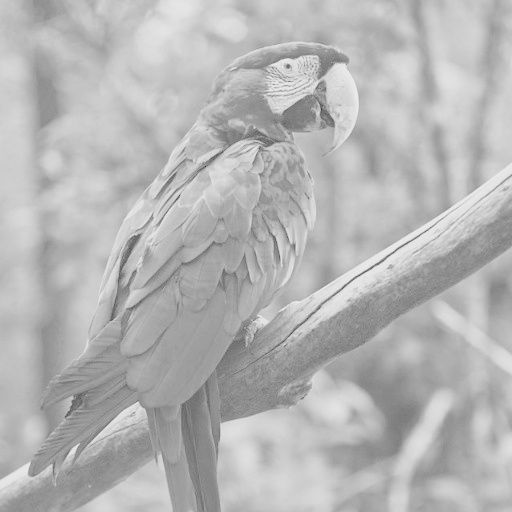
#> input picture images/arara.jpg, 512 x 512 px
$ python 11796472.py
#> lines starting #> are read from the running program, lines starting #| are printed output that depends on the picture; after the words box and inside, x2 and y2 are one past the last pixel; in counts of white or black regions, pixels touching at a corner belong together
# Assignment 2: Color & Segmentation & Morphology

# Name: Lucas Keiti Anbo Mihara
# NUSP: 11796472
# Course: SCC0251
# Semester: 2024/1

import numpy as np
import imageio.v3 as imageio
from skimage import morphology

def to_gray_scale(image: np.ndarray) -> np.ndarray:
    if len(image.shape) <= 2:
        return image #Se for RGB converte para Gray, senão apenas mantém
    return np.dot(image, [0.2989, 0.5870, 0.1140]).astype(np.int64)


def filter_gaussian(P, Q):
    s1 = P
    s2 = Q

    D = np.zeros([P, Q])  # Compute Distances
    for u in range(P):
        for v in range(Q):
            x = (u-(P/2))**2/(2*s1**2) + (v-(Q/2))**2/(2*s2**2)
            D[u, v] = np.exp(-x)
    return D

def map_value_to_color(value, min_val, max_val, colormap):
    # Scale the value to the range [0, len(colormap) - 1]
    scaled_value = (value - min_val) / (max_val - min_val) * (len(colormap) - 1)
    # Determine the two closest colors in the colormap
    idx1 = int(scaled_value)
    idx2 = min(idx1 + 1, len(colormap) - 1)
    # Interpolate between the two colors based on the fractional part
    frac = scaled_value - idx1
    color = [
        (1 - frac) * colormap[idx1][0] + frac * colormap[idx2][0],
        (1 - frac) * colormap[idx1][1] + frac * colormap[idx2][1],
        (1 - frac) * colormap[idx1][2] + frac * colormap[idx2][2]
    ]
    return color

def create_heatmap(N, M):
    heatmap_colors = [
        [1, 0, 1],   # Pink
        [0, 0, 1],   # Blue
        [0, 1, 0],   # Green
        [1, 1, 0],   # Yellow
        [1, 0, 0]    # Red
    ]

    color_distribution = filter_gaussian(M, N)
    min_val = np.min(np.array(color_distribution))
    max_val = np.max(np.array(color_distribution))
    heatmap_image = np.zeros([M, N, 3]) #Imagem RGB vazia
    for i in range(M):
        for j in range(N):
            heatmap_image[i, j] = map_value_to_color(color_distribution[i, j], min_val, max_val, heatmap_colors)
    return heatmap_image

def erosion(image):
    structure = morphology.square(3)
    return morphology.binary_erosion(image, structure) * 255

def dilation(image):
    structure = morphology.square(3)
    return morphology.binary_dilation(image, structure) * 255

def thresholding(f, L):
    # create a new image with zeros
    f_tr = np.ones(f.shape).astype(np.uint8)
    # setting to 0 the pixels below the threshold
    f_tr[np.where(f < L)] = 0
    return f_tr

def otsu_thresholding(image):
    # Convert the image to grayscale if it's not already
    if len(image.shape) == 3:
        gray = np.mean(image, axis=2, dtype=np.uint8)
    else:
        gray = np.copy(image)

    # Calculate histogram
    hist, _ = np.histogram(gray, bins=np.arange(256))

    # Normalize histogram
    hist_norm = hist.astype(np.float32) / np.sum(hist)

    # Initialization
    threshold = 0
    max_var = 0

    # Compute inter-class variance for all possible thresholds
    for t in range(1, 255):
        # Background probabilities and means
        w0 = np.sum(hist_norm[:t])
        w1 = 1 - w0
        if w0 == 0 or w1 == 0:
            continue
        u0 = np.sum(np.arange(t) * hist_norm[:t]) / w0
        u1 = np.sum(np.arange(t, 255) * hist_norm[t:]) / w1

        # Compute inter-class variance
        var = w0 * w1 * (u0 - u1) ** 2

        # Update threshold if variance is larger
        if var > max_var:
            max_var = var
            threshold = t

    # Apply thresholding
    thresholded = (gray > threshold) * 255

    return thresholded.astype(np.uint8)

def read_image(image_name):
    return imageio.imread(f"{image_name}")

def rms_error(img, out):
    M,N = img.shape
    error = ((1/(M*N))*np.sum((img-out)**2))**(1/2)
    return error

def color_rms_error(img, out):
    return np.round(np.average([rms_error(img[:,:,0], out[:,:,0]), rms_error(img[:,:,1], out[:,:,1]), rms_error(img[:,:,2], out[:,:,1])]), 4)

def get_images():
    base_image_name = input().rstrip()
    reference_image_name = input().rstrip()

    base_image = read_image(base_image_name)
    reference_image = read_image(reference_image_name)

    return base_image, reference_image

def get_indexes():
    indexes_input = input().rstrip()
    return indexes_input.split(' ')

def apply_commands(image, indexes):
    for index in indexes:
        match index:
            case '1':
                image = erosion(image)
            case '2':
                image = dilation(image)
    return image

def to_rgb(image):
    h, w = image.shape
    rgb_image = np.empty((h, w, 3), dtype=np.uint8)
    rgb_image[:, :, 0] = image
    rgb_image[:, :, 1] = image
    rgb_image[:, :, 2] = image

    return rgb_image

def normalize(image):
    return (image - np.min(image)) * (255 / (np.max(image) - np.min(image)))

def apply_colored_mask(base_image, mask):
    heatmap = create_heatmap(base_image.shape[0], base_image.shape[1])
    result_image = np.zeros((base_image.shape[0], base_image.shape[1], 3))
    for i in range(base_image.shape[0]):
        for j in range(base_image.shape[1]):
            if mask[i][j] == 255:
                result_image[i][j][0] = 1
                result_image[i][j][1] = 1
                result_image[i][j][2] = 1
            else:
                result_image[i][j] = heatmap[i][j]
    return normalize(result_image).astype(np.uint8)

def combine_mask(base_image, colored_mask, alpha):
    return ((1 - alpha) * to_rgb(base_image) + alpha * colored_mask).astype(np.uint8)

def main():
    base_image, reference_image = get_images()
#> the answer given: ../images/arara.jpg
#> the answer given: ../images/board.jpg
#> in read_image, returned value is the input picture: shape (512, 512); min 46, max 239, mean 181
#> call 2 of read_image, with image_name = '../images/board.jpg'
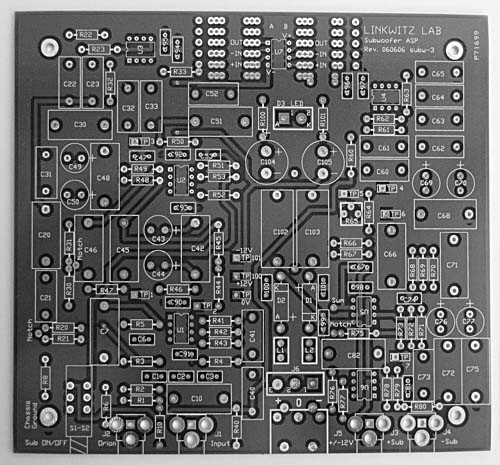
#> input picture images/board.jpg, 500 x 465 px
#> in read_image, returned value is the input picture: shape (465, 500); min 0, max 255, mean 105.9
    indexes = get_indexes()

    base_image = to_gray_scale(base_image)
    mask = otsu_thresholding(base_image)
#> in otsu_thresholding, `hist, _ = np.histogram(gray, bins=np.arange(256))`: hist = 255 values, max 5831 at index 186, min 0 at index 0, mean 1028
#> in otsu_thresholding, `hist_norm = hist.astype(np.float32) / np.sum(hist)`: hist_norm = 255 values, max 0.0222 at index 186, min 0 at index 0, mean 0.00392
#> the loop in otsu_thresholding, `for t in range(1, 255):` made 254 passes
#> (w0, w1, u0, u1, var, max_var) on passes 47, 48, 68, 72, 77, 79, 80, 81, 83, 84, 85, 86: (3.81e-06, 1, 46, 181, 0.0695, 0.0695), (7.63e-06, 1, 46.5, 181, 0.138, 0.138), (1.14e-05, 1, 53.33, 181, 0.186, 0.186), (1.53e-05, 1, 57.75, 181, 0.232, 0.232), (2.29e-05, 1, 63.83, 181, 0.314, 0.314), (3.43e-05, 1, 68.56, 181, 0.434, 0.434), (4.2e-05, 1, 70.45, 181, 0.512, 0.512), (4.96e-05, 1, 71.92, 181, 0.59, 0.59), (5.34e-05, 1, 72.64, 181, 0.627, 0.627), (6.1e-05, 1, 73.94, 181, 0.699, 0.699), (7.25e-05, 1, 75.53, 181, 0.806, 0.806), (7.63e-05, 1, 76, 181, 0.841, 0.841)
#> (w0, w1) on passes 1 to 6: (0, 1), (0, 1), (0, 1), (0, 1), (0, 1), (0, 1)
#> after the loop in otsu_thresholding, `for t in range(1, 255):`: max_var = 407.1; threshold = 177
#> in otsu_thresholding, `thresholded = (gray > threshold) * 255`:
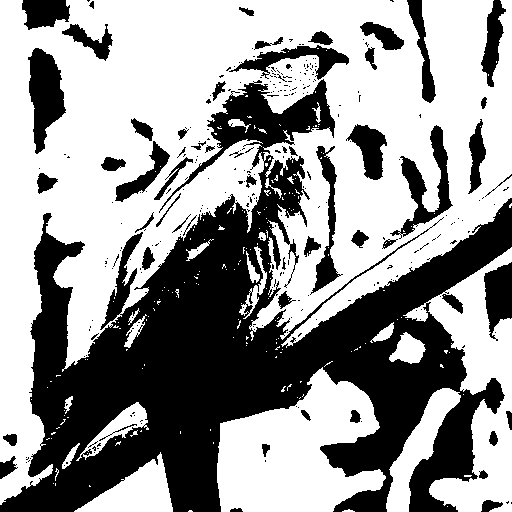
#> thresholded: shape (512, 512) int64; 59.4% white; 296 black regions (240 under 20 px), largest, box (x1, y1, x2, y2) and area: (0, 79, 512, 512) 85390, (28, 48, 66, 154) 2409, (390, 125, 453, 239) 2035
    mask = apply_commands(mask, indexes)
    colored_mask = apply_colored_mask(base_image, mask)
#> after the loop in apply_colored_mask, `for i in range(base_image.shape[0]):`:
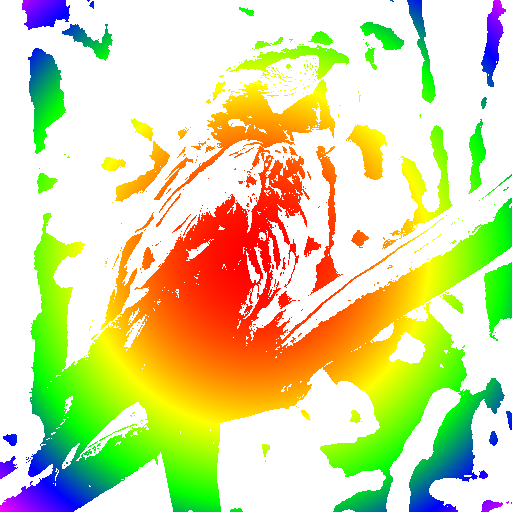
#> result_image: shape (512, 512, 3) float64; mean of channels 0, 1, 2 0.856, 0.861, 0.635; drawn as R, G, B
    final_image = combine_mask(base_image, colored_mask, 0.3)
#> in to_rgb, `rgb_image[:, :, 0] = image`:
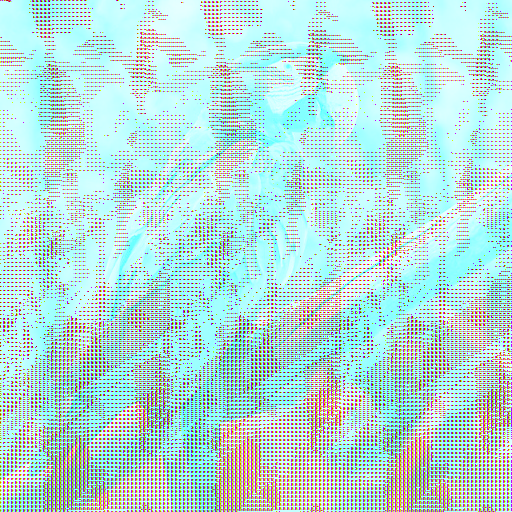
#> rgb_image: shape (512, 512, 3); mean of channels 0, 1, 2 181, 218.3, 218.3; drawn as R, G, B
#> in to_rgb, `rgb_image[:, :, 1] = image`:
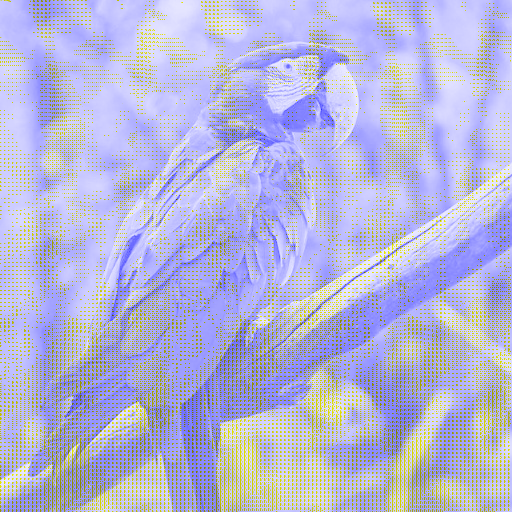
#> rgb_image: shape (512, 512, 3); mean of channels 0, 1, 2 181, 181, 218.3; drawn as R, G, B
#> in combine_mask, `return ((1 - alpha) * to_rgb(base_image) + alpha * colored_mask).astyp..`:
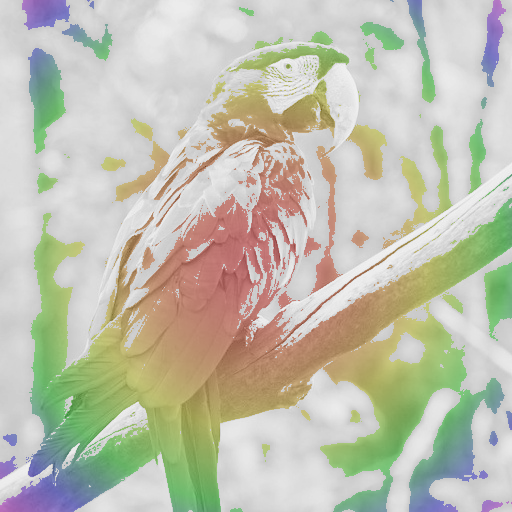
#> returned value: shape (512, 512, 3); mean of channels 0, 1, 2 191.7, 192, 174.8; drawn as R, G, B

    print(color_rms_error(final_image, reference_image))

if __name__ == '__main__':
#> (the run stopped early here; a loop or call above may not have finished)
